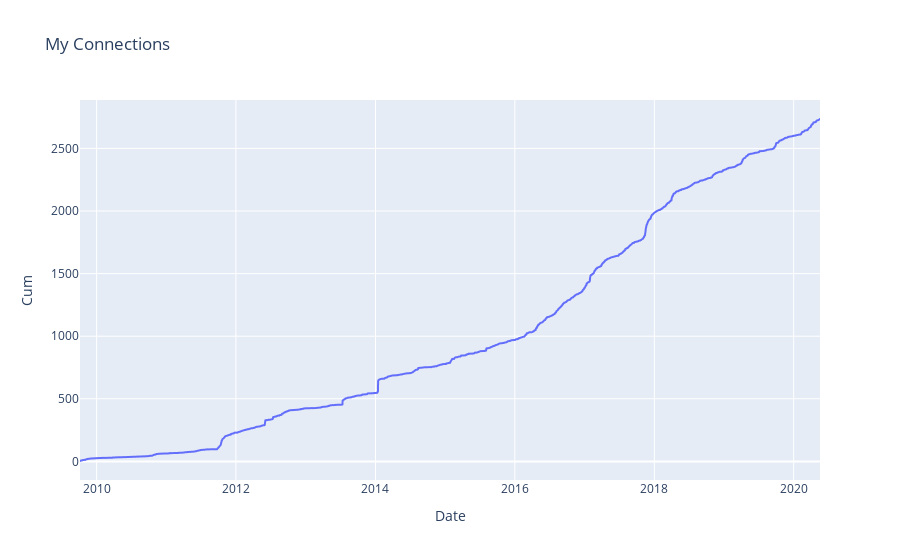

Source (notebook cell):
### Code cell
connections_line = px.line(df_bydate, x="Date", y="Cum", title='My Connections')
connections_line.show()

### Figure 1 — Plotly figure (JSON) as saved in the notebook; plotly's stock layout.template omitted (floating-point values rounded to 4 significant figures; data arrays with more than 128 entries replaced by an {"elided": "..."} marker saying what was removed)
{"data": [{"hovertemplate": "Date=%{x}<br>Cum=%{y}<extra></extra>", "legendgroup": "", "line": {"color": "#636efa", "dash": "solid"}, "mode": "lines", "name": "", "showlegend": false, "type": "scattergl", "x": {"elided": "1289 str values"}, "xaxis": "x", "y": {"elided": "1289 int values"}, "yaxis": "y"}], "layout": {"legend": {"tracegroupgap": 0}, "title": {"text": "My Connections"}, "xaxis": {"anchor": "y", "domain": [0, 1], "title": {"text": "Date"}}, "yaxis": {"anchor": "x", "domain": [0, 1], "title": {"text": "Cum"}}}}
